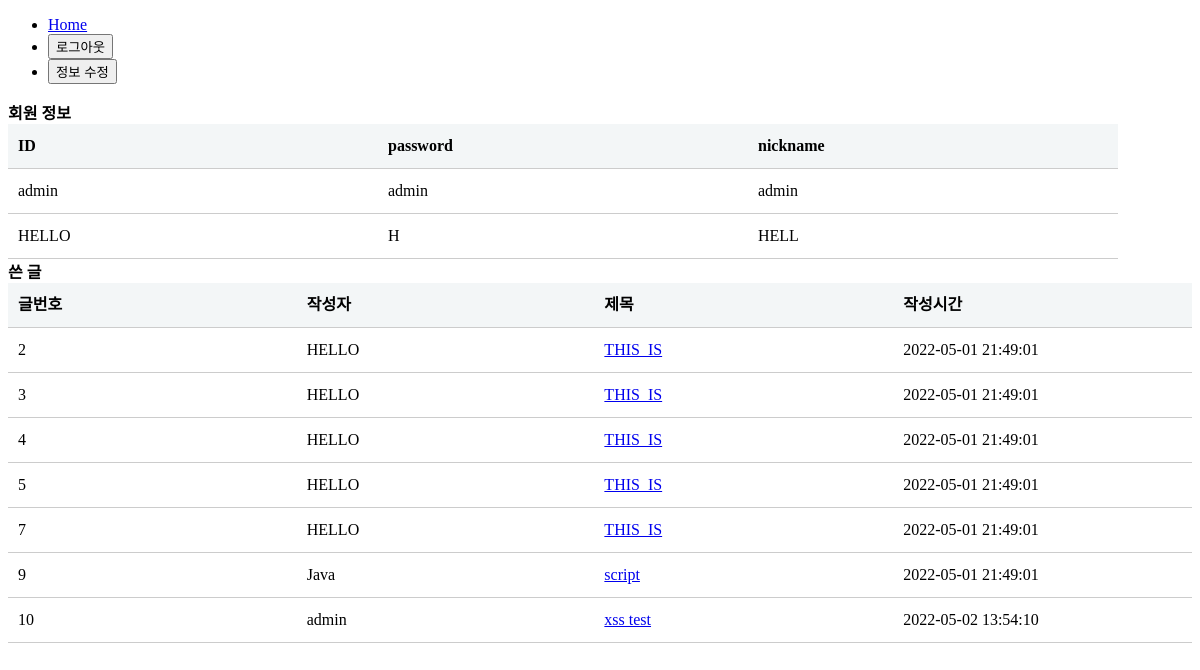
Page /user/0 (signed in) on the earlier database version.
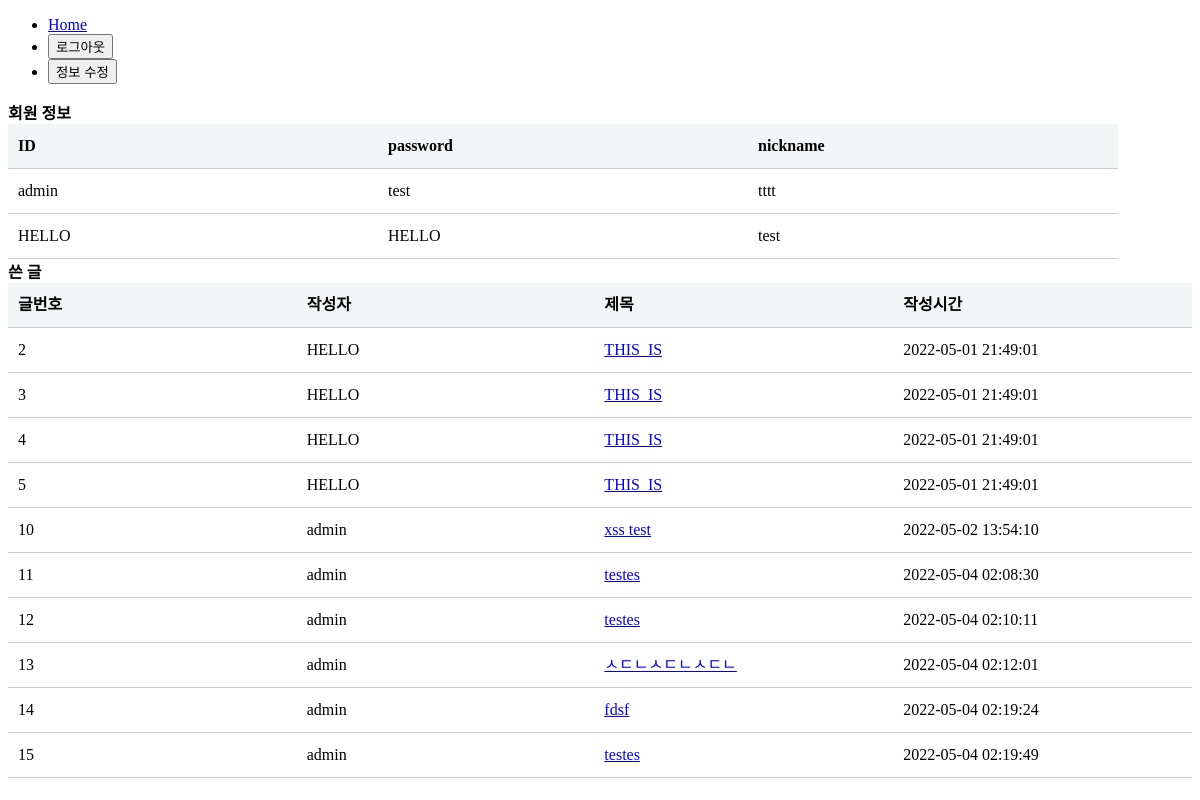
Same page on the later database version.
### tables this page shows
CREATE TABLE member (id varchar(50) PRIMARY KEY NOT NULL, passwd varchar(50) NOT NULL, nickname varchar(50) NOT NULL);

CREATE TABLE board (
        num INTEGER PRIMARY KEY AUTOINCREMENT,
        id TEXT NOT NULL,title TEXT NOT NULL, 
        content TEXT, 
        reg_date DATETIME DEFAULT (datetime('now','localtime')));

### app.py (the view, shortened to what this page needs)
@app.route('/user/<username>',methods=['GET'])
def check(username):
    if username == '0':
        member_row = select_all_id()
        user_data_list = []
        for obj in member_row:
            data_dic = {
                'id' : obj[0],
                'passwd' : obj[1],
                'nickname' : obj[2]
            }
            user_data_list.append(data_dic)
        board_row = select_all_board()
        board_data_list = []
        for obj in board_row:
            data_dic = {
                'num' : obj[0],
                'id' : obj[1],
                'title' : obj[2],
                'reg_date' : obj[4]
            }
            board_data_list.append(data_dic)
        return render_template('user.html',user=user_data_list,board=board_data_list)

### app.py (called while the page is built)
def dbcon():
    return sqlite3.connect(os.path.dirname(os.path.realpath(__file__))+'/mydb.db')

def select_all_id():
    print("select_all_id() call")
    ret = ()
    try :
        db = dbcon()
        c = db.cursor()
        sql = 'SELECT * FROM member'
        c.execute(sql)
        ret = c.fetchall()
    except Exception as e:
        print('db error [selct_all_id()] : ',e)
    finally:
        db.close()
        return ret

def select_all_board():
    print("select_all_board() call")
    ret = ()
    try :
        db = dbcon()
        c = db.cursor()
        sql = 'SELECT * FROM board'
        c.execute(sql)
        ret = c.fetchall()
    except Exception as e:
        print('db error [selct_all_board()] : ',e)
    finally:
        db.close()
        return ret

### templates/user.html (shortened to what this page needs)
<!DOCTYPE html>
<html lang="en" xmlns:float="http://www.w3.org/1999/xhtml">
<head>
</head>
<body>
    <ul>
      <li>        <a href="{{url_for('homepage')}}">Home</a>      </li>
      <li>        <button type="button" onclick="location.href='/logout'"> 로그아웃 </button>      </li>
      <li>        <button type="button" onclick="location.href='/user_info/{{username}}'"> 정보 수정 </button>      </li>
    </ul>
    <strong>{{data|safe}} 회원 정보</strong>
    <table class="type09">
        <tr>
            <th>ID</th>
            <th>password</th>
            <th>nickname</th>
        </tr>
        {% for obj in user%}
        <tbody>
            <tr>
                <td>{{obj.id}}</td>
                <td>{{obj.passwd}}</td>
                <td>{{obj.nickname}}</a></td>
            </tr>
        </tbody>
        {% endfor %}
    </table>
    <strong> 쓴 글</strong>
    <table class="type09">
        <tr>
            <th>글번호</th>
            <th>작성자</th>
            <th>제목</th>
            <th>작성시간</th>
        </tr>
        {% for obj in board%}
        <tbody>
            <tr>
                <td>{{obj.num}}</td>
                <td>{{obj.id}}</td>
                <td><a href="/board/{{obj.num}}">{{obj.title}}</a></td>
                <td>{{obj.reg_date}}</td>
            </tr>
        </tbody>
        {% endfor %}
    </table>
</body>
</html>

### templates/user.html (style rules this page uses)
table.type09 { border-collapse: collapse; text-align: left; line-height: 1.5; }
table.type09 tbody th { width: 150px; padding: 10px; font-weight: bold; vertical-align: top; border-bottom: 1px solid #ccc; background: #f3f6f7; }
table.type09 td { width: 350px; padding: 10px; vertical-align: top; border-bottom: 1px solid #ccc; }

Differences in the rows shown:
removed board: num "7", id "HELLO", title "THIS_IS", reg_date "2022-05-01 21:49:01"
removed board: num "9", id "Java", title "script", reg_date "2022-05-01 21:49:01"
changed member "admin": passwd "admin" → "test"; nickname "admin" → "tttt"
changed member "HELLO": passwd "H" → "HELLO"; nickname "HELL" → "test"
added board: num "11", id "admin", title "testes", reg_date "2022-05-04 02:08:30"
added board: num "12", id "admin", title "testes", reg_date "2022-05-04 02:10:11"
added board: num "13", id "admin", title "ㅅㄷㄴㅅㄷㄴㅅㄷㄴ", reg_date "2022-05-04 02:12:01"
added board: num "14", id "admin", title "fdsf", reg_date "2022-05-04 02:19:24"
added board: num "15", id "admin", title "testes", reg_date "2022-05-04 02:19:49"
